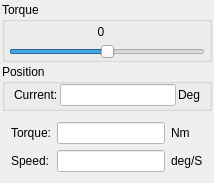
        <widget class="QWidget" name="pageTorque">
         <layout class="QVBoxLayout" name="verticalLayout_7">
          <property name="spacing">
           <number>2</number>
          </property>
          <property name="leftMargin">
           <number>2</number>
          </property>
          <property name="topMargin">
           <number>2</number>
          </property>
          <property name="rightMargin">
           <number>2</number>
          </property>
          <property name="bottomMargin">
           <number>2</number>
          </property>
          <item>
           <widget class="QGroupBox" name="groupBox_9">
            <property name="title">
             <string>Torque</string>
            </property>
            <layout class="QVBoxLayout" name="verticalLayout_13">
             <property name="spacing">
              <number>2</number>
             </property>
             <property name="leftMargin">
              <number>4</number>
             </property>
             <property name="topMargin">
              <number>0</number>
             </property>
             <property name="rightMargin">
              <number>4</number>
             </property>
             <property name="bottomMargin">
              <number>0</number>
             </property>
             <item>
              <widget class="QWidget" name="widget_17" native="true">
               <property name="minimumSize">
                <size>
                 <width>0</width>
                 <height>20</height>
                </size>
               </property>
               <property name="maximumSize">
                <size>
                 <width>16777215</width>
                 <height>20</height>
                </size>
               </property>
               <widget class="QLabel" name="labelTorqueTorque">
                <property name="geometry">
                 <rect>
                  <x>77</x>
                  <y>0</y>
                  <width>30</width>
                  <height>20</height>
                 </rect>
                </property>
                <property name="minimumSize">
                 <size>
                  <width>30</width>
                  <height>20</height>
                 </size>
                </property>
                <property name="text">
                 <string>0</string>
                </property>
                <property name="alignment">
                 <set>Qt::AlignCenter</set>
                </property>
               </widget>
              </widget>
             </item>
             <item>
              <widget class="QSlider" name="sliderTorqueTorque">
               <property name="mouseTracking">
                <bool>false</bool>
               </property>
               <property name="styleSheet">
                <string notr="true"/>
               </property>
               <property name="minimum">
                <number>-50</number>
               </property>
               <property name="maximum">
                <number>50</number>
               </property>
               <property name="orientation">
                <enum>Qt::Horizontal</enum>
               </property>
              </widget>
             </item>
            </layout>
           </widget>
          </item>
          <item>
           <widget class="QGroupBox" name="groupBox_8">
            <property name="title">
             <string>Position</string>
            </property>
            <layout class="QVBoxLayout" name="verticalLayout_12">
             <property name="topMargin">
              <number>0</number>
             </property>
             <property name="bottomMargin">
              <number>2</number>
             </property>
             <item>
              <widget class="QWidget" name="widget_18" native="true">
               <layout class="QHBoxLayout" name="horizontalLayout_11">
                <property name="spacing">
                 <number>2</number>
                </property>
                <property name="leftMargin">
                 <number>0</number>
                </property>
                <property name="topMargin">
                 <number>0</number>
                </property>
                <property name="rightMargin">
                 <number>0</number>
                </property>
                <property name="bottomMargin">
                 <number>0</number>
                </property>
                <item>
                 <widget class="QLabel" name="label_17">
                  <property name="text">
                   <string>Current:</string>
                  </property>
                 </widget>
                </item>
                <item>
                 <widget class="QLineEdit" name="editTorqueCurrentPos">
                  <property name="styleSheet">
                   <string notr="true">background-color: rgb(255, 255, 255);</string>
                  </property>
                  <property name="readOnly">
                   <bool>true</bool>
                  </property>
                 </widget>
                </item>
                <item>
                 <widget class="QLabel" name="label_18">
                  <property name="text">
                   <string>Deg</string>
                  </property>
                 </widget>
                </item>
               </layout>
              </widget>
             </item>
            </layout>
           </widget>
          </item>
          <item>
           <widget class="QWidget" name="widget_19" native="true">
            <layout class="QGridLayout" name="gridLayout_5">
             <item row="0" column="0">
              <widget class="QLabel" name="label_19">
               <property name="text">
                <string>Torque:</string>
               </property>
              </widget>
             </item>
             <item row="0" column="1">
              <widget class="QLineEdit" name="editTorqueTorque">
               <property name="maximumSize">
                <size>
                 <width>16777215</width>
                 <height>16777215</height>
                </size>
               </property>
               <property name="styleSheet">
                <string notr="true">background-color: rgb(255, 255, 255);</string>
               </property>
               <property name="readOnly">
                <bool>true</bool>
               </property>
              </widget>
             </item>
             <item row="0" column="2">
              <widget class="QLabel" name="label_20">
               <property name="text">
                <string>Nm</string>
               </property>
              </widget>
             </item>
             <item row="1" column="0">
              <widget class="QLabel" name="labelSpeed8">
               <property name="text">
                <string>Speed:</string>
               </property>
              </widget>
             </item>
             <item row="1" column="1">
              <widget class="QLineEdit" name="editTorqueSpeed">
               <property name="maximumSize">
                <size>
                 <width>16777215</width>
                 <height>16777215</height>
                </size>
               </property>
               <property name="styleSheet">
                <string notr="true">background-color: rgb(255, 255, 255);</string>
               </property>
               <property name="readOnly">
                <bool>true</bool>
               </property>
              </widget>
             </item>
             <item row="1" column="2">
              <widget class="QLabel" name="labelSpeed9">
               <property name="text">
                <string>deg/S</string>
               </property>
              </widget>
             </item>
            </layout>
           </widget>
          </item>
         </layout>
        </widget>
